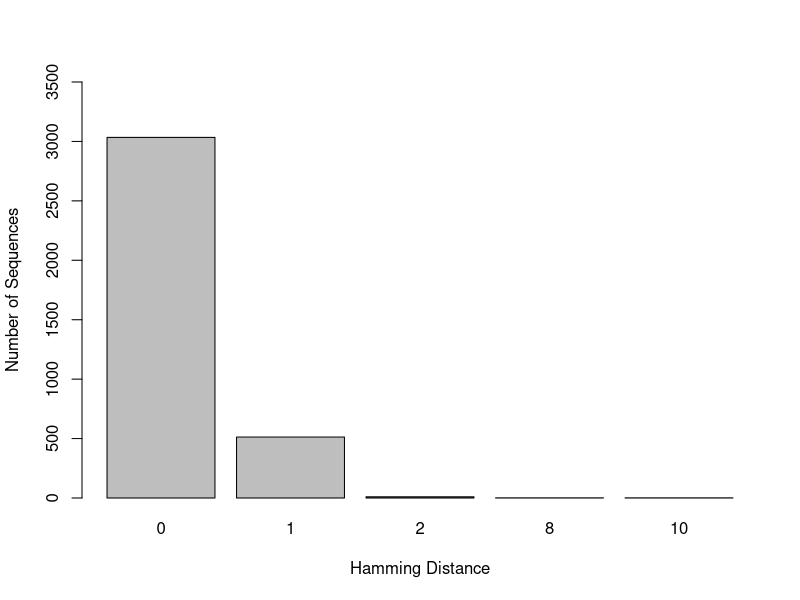
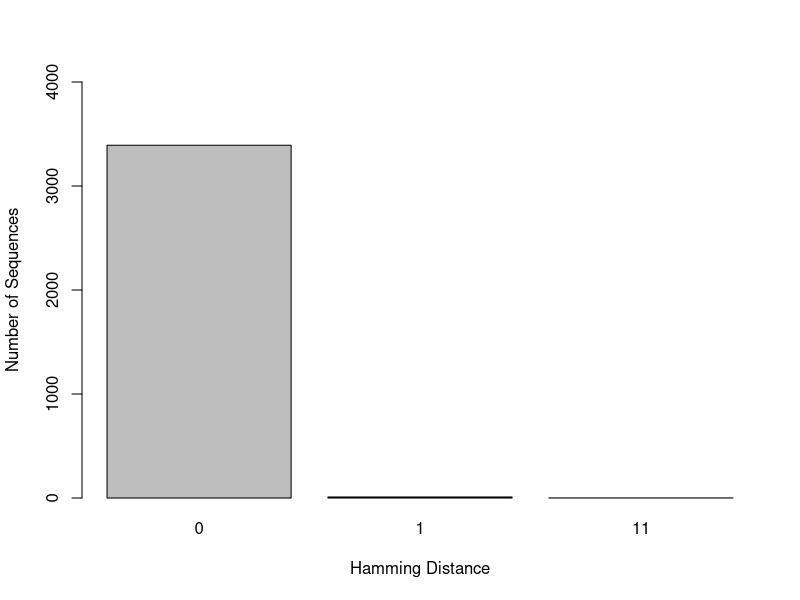
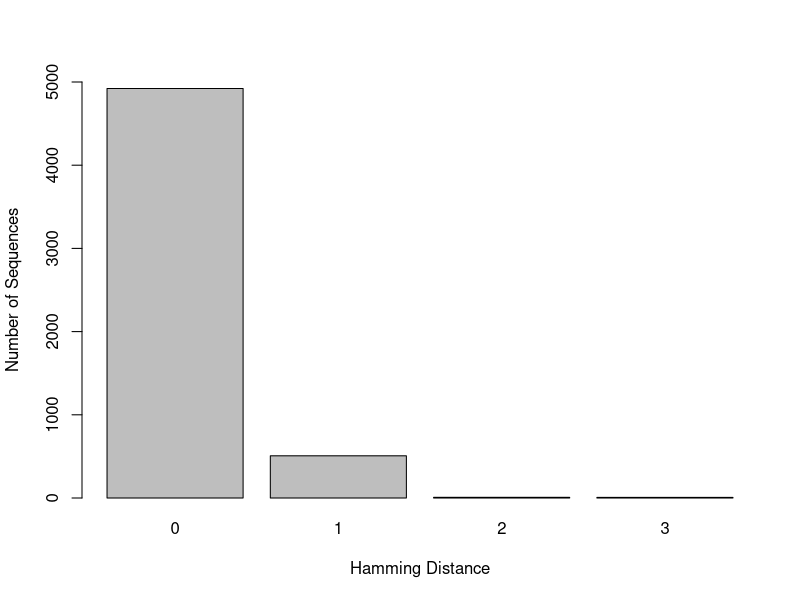
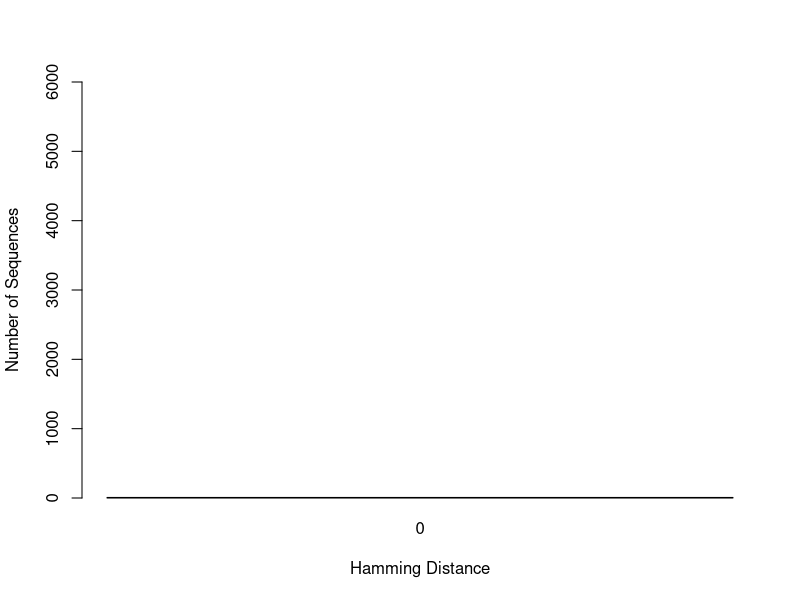
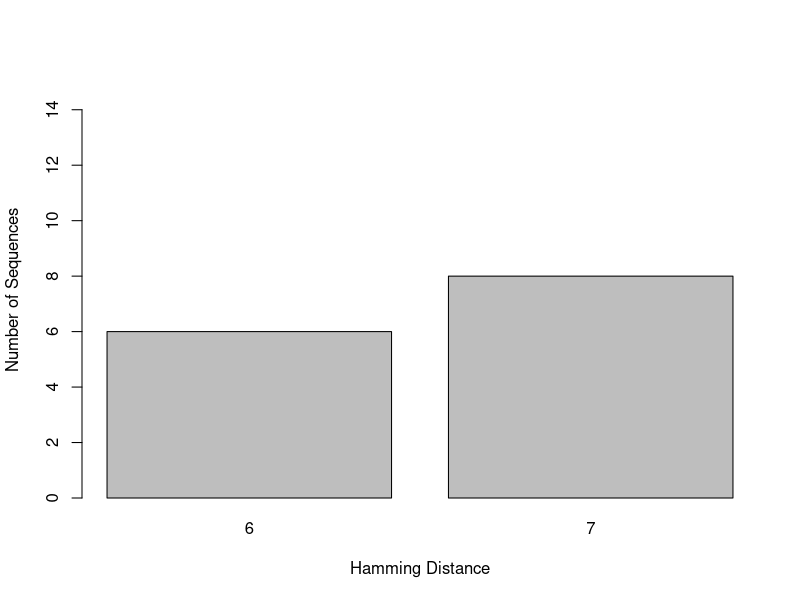
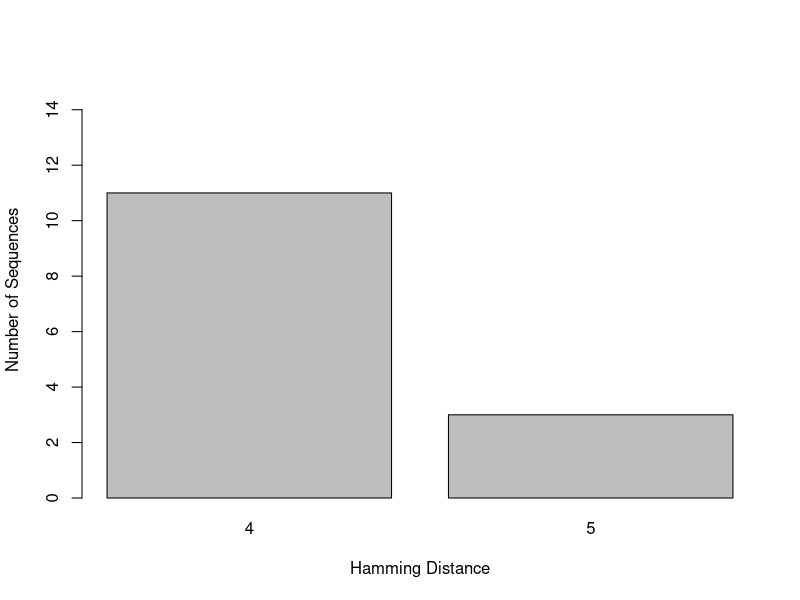
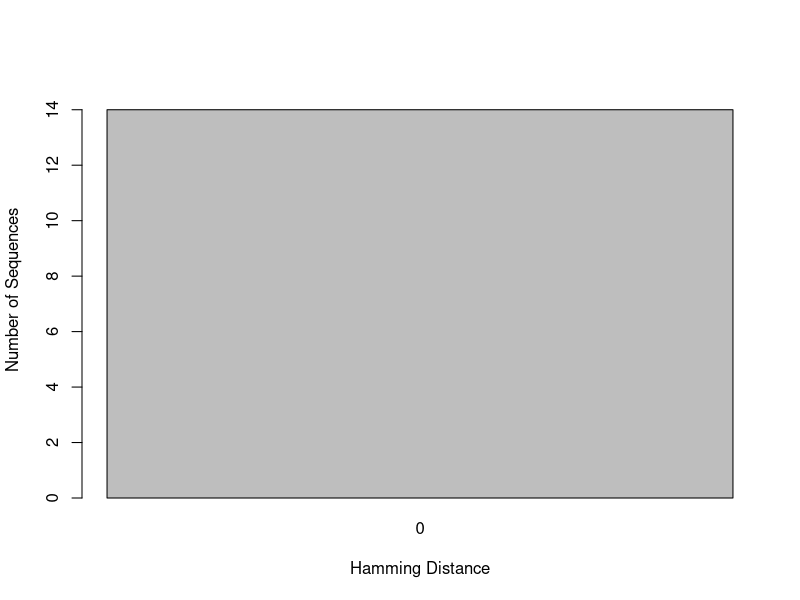
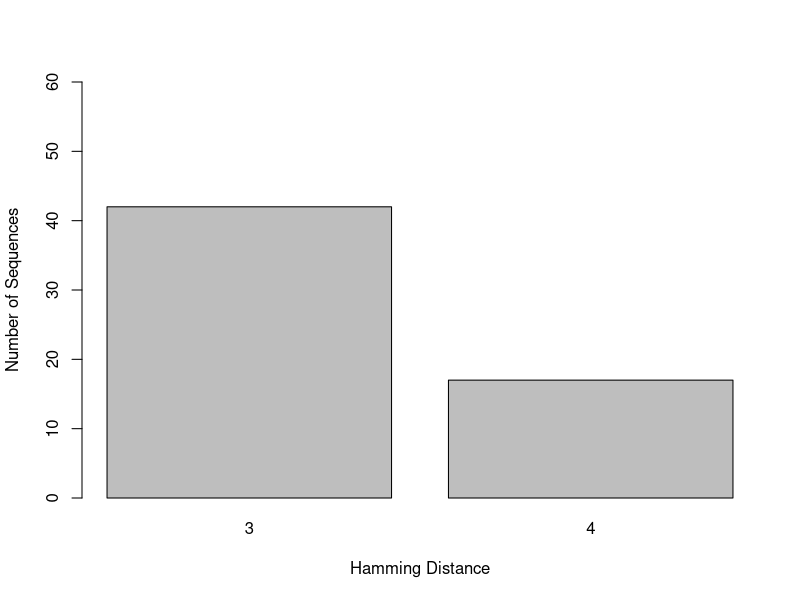

R code for these plots, in order:
## ---- chunk 1
knitr::opts_chunk$set(root.dir = "C:/Users/Lexie Christopoulos/Repos/GenomeSequencing-/db/", echo = TRUE)
## ---- chunk 2
HA_H1_F1 <-read.csv("hamming_distance_results/HA_H1_HA_Forward_1.11_results_NCR.csv")

HA_H1_1 <- HA_H1_F1[-c(3560, 3561),]

barplot(table(HA_H1_1$hamming_distance), xlab = "Hamming Distance", ylab = "Number of Sequences", ylim = c(0,3500))
## ---- chunk 3
HA_H1_R <-read.csv("hamming_distance_results/HA_H1_HA_Reverse_2.7_results_NCR.csv")

HA_H1_3 <- HA_H1_R[-c(3560),]

barplot(table(HA_H1_3$hamming_distance), xlab = "Hamming Distance", ylab = "Number of Sequences", ylim = c(0,4000))
## ---- chunk 4
HA_H3_F1 <-read.csv("hamming_distance_results/HA_H3_HA_Forward_1.12_results_NCR.csv")

HA_H3_1 <- HA_H3_F1[-c(5445, 5446),]

barplot(table(HA_H3_1$hamming_distance), xlab = "Hamming Distance", ylab = "Number of Sequences", ylim = c(0,5000))

## ---- chunk 5
HA_H3_R <-read.csv("hamming_distance_results/HA_H3_HA_Reverse_2.7_results_NCR.csv")

HA_H3_3 <- HA_H3_R[-c(5445),]

barplot(table(HA_H3_3$hamming_distance), xlab = "Hamming Distance", ylab = "Number of Sequences", ylim = c(0,6000))
## ---- chunk 6
HA_H5_F1 <-read.csv("hamming_distance_results/HA_H5_HA_Forward_1.11_results_NCR.csv")

HA_H5_1 <- HA_H5_F1[-c(15, 16),]

barplot(table(HA_H5_1$hamming_distance), xlab = "Hamming Distance", ylab = "Number of Sequences",ylim = c(0,15))
## ---- chunk 7
HA_H5_F2 <-read.csv("hamming_distance_results/HA_H5_HA_Forward_1.12_results_NCR.csv")

HA_H5_2 <- HA_H5_F2[-c(15, 16),]

barplot(table(HA_H5_2$hamming_distance), xlab = "Hamming Distance", ylab = "Number of Sequences",ylim = c(0,15))
## ---- chunk 8
HA_H5_R <-read.csv("hamming_distance_results/HA_H5_HA_Reverse_2.7_results_NCR.csv")

HA_H5_3 <- HA_H5_R[-c(15),]

barplot(table(HA_H5_3$hamming_distance), xlab = "Hamming Distance", ylab = "Number of Sequences", ylim = c(0,15))
## ---- chunk 9
HA_H7_F1 <-read.csv("hamming_distance_results/HA_H7_HA_Forward_1.11_results_NCR.csv")

HA_H7_1 <- HA_H7_F1[-c(60, 61),]

barplot(table(HA_H7_1$hamming_distance), xlab = "Hamming Distance", ylab = "Number of Sequences",ylim = c(0,60))
## ---- chunk 10
HA_H7_F2 <-read.csv("hamming_distance_results/HA_H7_HA_Forward_1.12_results_NCR.csv")

HA_H7_2 <- HA_H7_F2[-c(60,61),]

barplot(table(HA_H7_2$hamming_distance), xlab = "Hamming Distance", ylab = "Number of Sequences",ylim = c(0,50))
## ---- chunk 11
HA_H7_R <-read.csv("hamming_distance_results/HA_H7_HA_Reverse_2.7_results_NCR.csv")

HA_H7_3 <- HA_H7_R[-c(60),]

barplot(table(HA_H7_3$hamming_distance), xlab = "Hamming Distance", ylab = "Number of Sequences",ylim = c(0,0))
## ---- chunk 12
HA_H9_F1 <-read.csv("hamming_distance_results/HA_H9_HA_Forward_1.6_results_NCR.csv")

HA_H9_1 <- HA_H9_F1[-c(21,22,23),]

barplot(table(HA_H9_1$hamming_distance), xlab = "Hamming Distance", ylab = "Number of Sequences",ylim = c(0,15))

## ---- chunk 13
HA_H9_F2 <-read.csv("hamming_distance_results/HA_H9_HA_Forward_1.7_results_NCR.csv")

HA_H9_2 <- HA_H9_F2[-c(21,22,23),]

barplot(table(HA_H9_2$hamming_distance), xlab = "Hamming Distance", ylab = "Number of Sequences",ylim = c(0,20))
## ---- chunk 14
HA_H9_R <-read.csv("hamming_distance_results/HA_H9_HA_Reverse_2.3_results_NCR.csv")

HA_H9_3 <- HA_H9_R[-c(21,22),]

barplot(table(HA_H9_3$hamming_distance), xlab = "Hamming Distance", ylab = "Number of Sequences",ylim = c(0,15))
